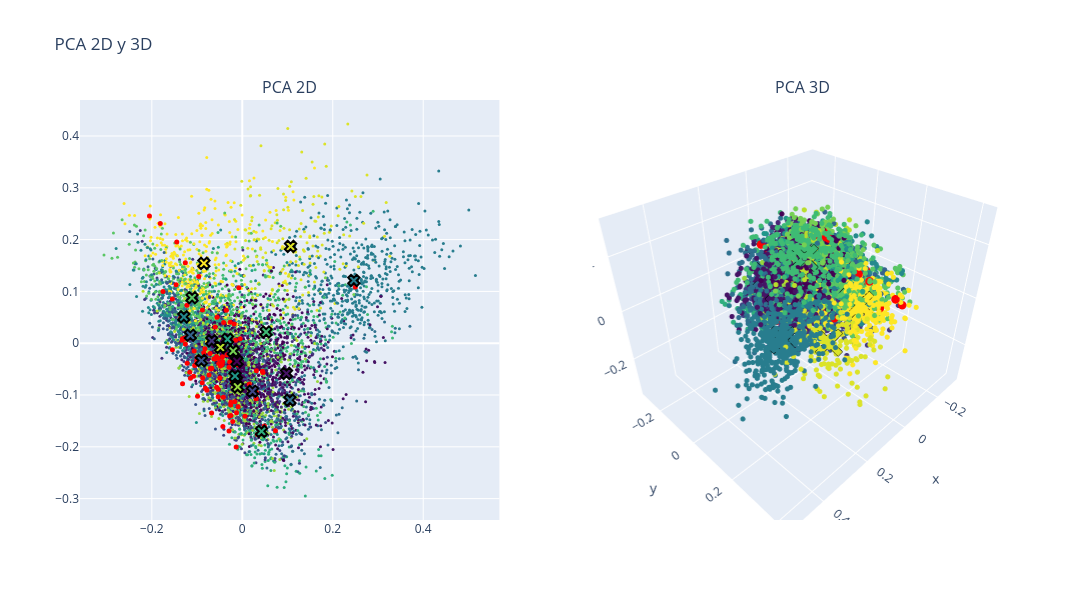

Notebook cell for this chart:
### Code cell
# PCA

# Calcular los centroides de cada cluster
centroides_2d = df.groupby(clustering_method)[['pca2d_1', 'pca2d_2']].mean()
centroides_3d = df.groupby(clustering_method)[['pca3d_1', 'pca3d_2', 'pca3d_3']].mean()

fig = make_subplots(rows=1, cols=2, subplot_titles=("PCA 2D", "PCA 3D"), 
                    specs=[[{"type": "scatter"}, {"type": "scatter3d"}]])

# Puntos normales en 2D
fig.add_trace(
    go.Scatter(x=df['pca2d_1'], y=df['pca2d_2'], mode='markers',
               marker=dict(color=df[clustering_method], colorscale='Viridis', size=3),
               text=["Cluster: " + str(c) + "<br>Titulo: " + t for c, t in zip(df[clustering_method], data['title'])],  
               hovertemplate="%{text}<br>x: %{x}<br>y: %{y}<extra></extra>"),
    row=1, col=1)

# Puntos resaltados en 2D
fig.add_trace(
    go.Scatter(x=df.loc[indices_knn[0], 'pca2d_1'], 
               y=df.loc[indices_knn[0], 'pca2d_2'], 
               mode='markers',
               marker=dict(color='red', size=5, opacity=1), 
               text=["Cluster: " + str(c) + "<br>Titulo: " + t for c, t in zip(df.loc[indices_knn[0], clustering_method], data.loc[indices_knn[0], 'title'])],  
               hovertemplate="%{text}<br>x: %{x}<br>y: %{y}<extra></extra>"),
    row=1, col=1)

# Centroides en 2D
fig.add_trace(
    go.Scatter(x=centroides_2d['pca2d_1'], 
               y=centroides_2d['pca2d_2'], 
               mode='markers',
               marker=dict(symbol='x', color=centroides_2d.index, colorscale='Viridis', size=10, line=dict(color='black', width=2)),
               text=["Centroide: " + str(c) for c in centroides_2d.index],
               hovertemplate="%{text}<br>x: %{x}<br>y: %{y}<extra></extra>"),
    row=1, col=1)

# Puntos normales en 3D
fig.add_trace(
    go.Scatter3d(x=df['pca3d_1'], y=df['pca3d_2'], z=df['pca3d_3'], mode='markers',
                 marker=dict(color=df[clustering_method], colorscale='Viridis', size=3, opacity=1),
                 text=["Cluster: " + str(c) + "<br>Titulo: " + t for c, t in zip(df[clustering_method], data['title'])],  
                 hovertemplate="%{text}<br>x: %{x}<br>y: %{y}<br>z: %{z}<extra></extra>"),
    row=1, col=2)

# Puntos resaltados en 3D
fig.add_trace(
    go.Scatter3d(x=df.loc[indices_knn[0], 'pca3d_1'], 
                 y=df.loc[indices_knn[0], 'pca3d_2'], 
                 z=df.loc[indices_knn[0], 'pca3d_3'], 
                 mode='markers',
                 marker=dict(color='red', size=5, opacity=1), 
                 text=["Cluster: " + str(c) + "<br>Titulo: " + t for c, t in zip(df.loc[indices_knn[0], clustering_method], data.loc[indices_knn[0], 'title'])],  
                 hovertemplate="%{text}<br>x: %{x}<br>y: %{y}<br>z: %{z}<extra></extra>"),
    row=1, col=2)

# Centroides en 3D
fig.add_trace(
    go.Scatter3d(x=centroides_3d['pca3d_1'], 
                 y=centroides_3d['pca3d_2'], 
                 z=centroides_3d['pca3d_3'], 
                 mode='markers',
                 marker=dict(symbol='x', color=centroides_3d.index, colorscale='Viridis', size=10, line=dict(color='black', width=2)),
                 text=["Centroide: " + str(c) for c in centroides_3d.index],
                 hovertemplate="%{text}<br>x: %{x}<br>y: %{y}<br>z: %{z}<extra></extra>"),
    row=1, col=2)

fig.update_layout(height=600, width=1200, title_text="PCA 2D y 3D", showlegend=False)
fig.show()

### Figure 1 — Plotly figure (JSON) as saved in the notebook; plotly's stock layout.template omitted (floating-point values rounded to 4 significant figures; data arrays with more than 128 entries replaced by an {"elided": "..."} marker saying what was removed)
{"data": [{"hovertemplate": "%{text}<br>x: %{x}<br>y: %{y}<extra></extra>", "marker": {"color": {"elided": "6682 int values"}, "colorscale": [[0, "#440154"], [0.1111, "#482878"], [0.2222, "#3e4989"], [0.3333, "#31688e"], [0.4444, "#26828e"], [0.5556, "#1f9e89"], [0.6667, "#35b779"], [0.7778, "#6ece58"], [0.8889, "#b5de2b"], [1, "#fde725"]], "size": 3}, "mode": "markers", "text": {"elided": "6682 str values"}, "type": "scatter", "x": {"elided": "6682 float values"}, "xaxis": "x", "y": {"elided": "6682 float values"}, "yaxis": "y"}, {"hovertemplate": "%{text}<br>x: %{x}<br>y: %{y}<extra></extra>", "marker": {"color": "red", "opacity": 1, "size": 5}, "mode": "markers", "text": ["Cluster: 6<br>Titulo: control strategy of the modular multilevel matrix converter", "Cluster: 6<br>Titulo: control of the cascaded h bridge multilevel matrix converter", "Cluster: 0<br>Titulo: operation of modular multilevel matrix converters with failed branches", "Cluster: 9<br>Titulo: a novel modulation with voltage balancing control for a modular matrix converter", "Cluster: 0<br>Titulo: stability analysis for cps pwm based modular multilevel converters with reduced voltage sensor", "Cluster: 16<br>Titulo: generalized control approach for a class of modular multilevel converter topologies", "Cluster: 19<br>Titulo: y matrix modulation for sc mmc medium voltage grid tie converter", "Cluster: 7<br>Titulo: m c based bipolar dc transmission scheme for offshore wind power", "Cluster: 9<br>Titulo: bipartite graph masking modulation for modular multilevel matrix converter", "Cluster: 4<br>Titulo: virtual capacitor concept for partitioning of large converter systems for rt hil simulations", "Cluster: 6<br>Titulo: zero sequence voltage suppression control with capacitor voltage balancing for a modular multilevel matrix converter", "Cluster: 0<br>Titulo: control strategy for modular multilevel matrix converters at high output frequencies", "Cluster: 7<br>Titulo: a modular matrix converter for transformer less pmsg wind generation systems", "Cluster: 15<br>Titulo: a matrix autotransformer switched capacitor converter for data center application", "Cluster: 16<br>Titulo: direct arm energy control of the modular multilevel matrix converter", "Cluster: 0<br>Titulo: high power multi modular matrix converters with sinusoidal input output waveforms", "Cluster: 6<br>Titulo: novel converter topology with reduced cost  size and weight for high power medium voltage machine drives   x  modular multilevel series converter", "Cluster: 17<br>Titulo: a novel space vector control with capacitor voltage balancing for a multilevel modular matrix converter", "Cluster: 14<br>Titulo: parameter estimation of sub module capacitors of modular multi level converter based on adaptive observer", "Cluster: 4<br>Titulo: an improved phasor method for modelling and analysis of modular multilevel matrix converter", "Cluster: 16<br>Titulo: control approach for a class of modular multilevel converter topologies", "Cluster: 7<br>Titulo: control of modular multilevel cascade converters for offshore wind energy generation and transmission", "Cluster: 0<br>Titulo: a fpga based space vector modulation applied to a multi modular matrix converter with input current imposition", "Cluster: 7<br>Titulo: wind energy conversion control for a double fed induction generator with modular multi level matrix converter", "Cluster: 0<br>Titulo: inherent sm voltage balance for multilevel circulant modulation in modular multilevel dc dc converters", "Cluster: 4<br>Titulo: accelerated model of modular multilevel converters in pscad emtdc", "Cluster: 4<br>Titulo: accelerated model of modular multilevel converters in pscad emtdc", "Cluster: 0<br>Titulo: a three phase     level matrix inverter based on modular multilevel converter half bridge modules", "Cluster: 15<br>Titulo: the comparison of different variants of new traction drives with medium frequency transformer", "Cluster: 6<br>Titulo: a hybrid modular multilevel dc ac converter", "Cluster: 12<br>Titulo: d q frame impedance modeling of modular multilevel converter based on dynamic phasors", "Cluster: 19<br>Titulo: unified high speed emt equivalent and implementation method of mmcs with single port submodules", "Cluster: 4<br>Titulo: study on equivalence of mmc modeling under multi dq frames and harmonic state space", "Cluster: 14<br>Titulo: a mathematical analysis of y matrix modulation  the natural self voltage balancing capability of modular multilevel converter under arbitrary level number", "Cluster: 0<br>Titulo: current control and branch energy balancing of the modular multilevel matrix converter", "Cluster: 16<br>Titulo: control of modular multilevel matrix converters based on capacitor voltage estimation", "Cluster: 4<br>Titulo: detailed equivalent modeling and simulation of modular multilevel converters with partially integrated battery energy storage", "Cluster: 16<br>Titulo: control of a three phase to five phase modular multilevel matrix converter based on a generalized control concept", "Cluster: 14<br>Titulo: staircase matrix modulation for the switched capacitor modular multilevel converter with sensor less voltage balancing", "Cluster: 0<br>Titulo: novel operation mode of the modular multilevel matrix converter based on a dimensioning algorithm", "Cluster: 15<br>Titulo: modulation and control of a single stage hvdc ac solid state transformer using modular multilevel converter", "Cluster: 5<br>Titulo: a robust frequency control technique for wind power conversion with two level structure predictive method", "Cluster: 0<br>Titulo: optimised operating range of modular multilevel converters for ac ac conversion with failed modules", "Cluster: 0<br>Titulo: fixed admittance matrix technique for real time power electronics simulation on matlab simulink", "Cluster: 12<br>Titulo: modeling and harmonic stability of mmc hvdc with passive circulating current filters", "Cluster: 13<br>Titulo: a new  x matrix autotransformer switched capacitor dc dc converter for datacenter application", "Cluster: 19<br>Titulo: optimal circulant modulation for submodule voltage ripple minimization with inherent balancing capability in modular multilevel dc dc converters", "Cluster: 16<br>Titulo: distributed real time model of the m c for hil systems using small scale simulators", "Cluster: 14<br>Titulo: staircase matrix modulation for the switched capacitor modular multilevel converter with sensor less capacitor voltage balancing", "Cluster: 17<br>Titulo: closed loop vector control of the modular multilevel matrix converter for equal input output operating frequencies", "Cluster: 8<br>Titulo: a pole to pole short circuit fault current calculation method for dc grids", "Cluster: 6<br>Titulo: comparison of cascaded multilevel converter topologies for ac ac conversion", "Cluster: 16<br>Titulo: frequency support control of a modular multilevel matrix converter based wind energy conversion system", "Cluster: 0<br>Titulo: the harmonic analysis and the arm capacitor parameters selection of module multilevel matrix converter", "Cluster: 3<br>Titulo: control scheme of the modular multilevel matrix converter using space vector modulation for wide frequency range operation", "Cluster: 0<br>Titulo: performance analysis of energy balancing methods for matrix modular multilevel converters", "Cluster: 4<br>Titulo: modeling and circulating current control of mmc", "Cluster: 14<br>Titulo: dual circulant modulation for inherent submodule voltage balancing in mmdc", "Cluster: 0<br>Titulo: modular multilevel matrix converter for offshore low frequency ac transmission system", "Cluster: 13<br>Titulo: a methodology for developing  chainlink  converters", "Cluster: 5<br>Titulo: model predictive control of modular multilevel matrix converter", "Cluster: 19<br>Titulo: high speed emt modeling of mmcs with arbitrary multiport submodule structures using generalized norton equivalents", "Cluster: 0<br>Titulo: real time hil simulation of modular multilevel matrix converter using switching function model", "Cluster: 12<br>Titulo: resonance stability analysis of hangzhou flexible low frequency ac system", "Cluster: 0<br>Titulo: harmonic circulating analysis of modular multilevel matrix converter based on two dimensional phasor method", "Cluster: 5<br>Titulo: enhanced circulating current control for the modular multilevel matrix converter based on model predictive control", "Cluster: 0<br>Titulo: flexible operation of variable speed direct mmc in hydropower applications", "Cluster: 6<br>Titulo: fully decoupled current control and energy balancing of the modular multilevel matrix converter", "Cluster: 16<br>Titulo: a novel cascaded vector control scheme for the modular multilevel matrix converter", "Cluster: 0<br>Titulo: a novel harmonic state space modelling method on the modular multilevel matrix converter and coupling analysis", "Cluster: 19<br>Titulo: switched capacitor mmc submodule voltage balancing with reduced number of voltage sensors", "Cluster: 3<br>Titulo: analysis and control of the modular multilevel matrix converter under unbalanced grid conditions", "Cluster: 6<br>Titulo: closed loop decoupled control and implementation of the modular multilevel matrix converter in similar equal frequency operation", "Cluster: 17<br>Titulo: a decoupled nearest level control for a modular multilevel cascade converter based on triple star bridge cells  mmcc tsbc ", "Cluster: 0<br>Titulo: a single phase direct ac ac modular multilevel converter for railway power conditioning", "Cluster: 16<br>Titulo: nonlinear mpc based cluster energy control of modular multilevel matrix converters", "Cluster: 0<br>Titulo: selection methods of main circuit parameters for modular multilevel matrix converters", "Cluster: 6<br>Titulo: energy balancing of the modular multilevel matrix converter based on a new transformed arm power analysis", "Cluster: 6<br>Titulo: vector control of a modular multilevel matrix converter for variable speed drive applications", "Cluster: 14<br>Titulo: on the dynamics of inherent balancing of modular multilevel dc ac dc converters", "Cluster: 12<br>Titulo: ac  and dc side perturbation analysis of modular multilevel converter based on frequency components balance", "Cluster: 16<br>Titulo: direct power control of modular multilevel matrix converter for flexible ac transmission system applications", "Cluster: 16<br>Titulo: vector control of a modular multilevel matrix converter operating over the full output frequency range", "Cluster: 19<br>Titulo: coprime polynomial based dual circulant modulation for inherent submodule voltage balancing in mmdc", "Cluster: 12<br>Titulo: impedance based stability analysis of voltage controlled mmcs feeding linear ac systems", "Cluster: 4<br>Titulo: electrothermal transient behavioral modeling of thyristor based ultrafast mechatronic circuit breaker for real time dc grid emulation", "Cluster: 4<br>Titulo: electro thermal transient behavioral modeling of thyristor based ultrafast mechatronic circuit breaker for real time dc grid emulation", "Cluster: 0<br>Titulo: a comparative evaluation of power converter circuits to increase the power transfer capability of high voltage transmission lines", "Cluster: 0<br>Titulo: novel distributed control platform and algorithm for a modular multilevel matrix converter", "Cluster: 14<br>Titulo: the application of m c based on optimized sorting in fractional frequency transmission system", "Cluster: 0<br>Titulo: review of high power converters", "Cluster: 0<br>Titulo: doubly fed induction generator in a flywheel energy storage with stator harmonic compensation", "Cluster: 17<br>Titulo: improved algorithm for nlc strategy in modular multilevel matrix converter", "Cluster: 0<br>Titulo: hex y   a new modular multilevel converter topology for a direct ac ac power conversion", "Cluster: 6<br>Titulo: operating performance of the modular multilevel matrix converter in drive applications", "Cluster: 4<br>Titulo: component level thermo electromagnetic nonlinear transient finite element modeling of solid state transformer for dc grid studies", "Cluster: 6<br>Titulo: a modular multilevel matrix converter for high speed drive applications", "Cluster: 19<br>Titulo: modular multilevel converter with minimum arm inductance and automatic sub module voltage balance   y matrix modulation and its theoretical proof of the automatic voltage balance", "Cluster: 7<br>Titulo: adaptive virtual inertia control strategy based on multilevel matrix modular converter", "Cluster: 16<br>Titulo: research on modeling and control strategy of modular multilevel matrix converter supplying passive networks"], "type": "scatter", "x": [-0.1322, -0.1259, -0.06096, -0.1247, -0.0437, -0.07814, -0.1463, -0.01484, -0.08265, -0.02557, -0.09961, -0.08127, -0.01646, -0.04115, -0.05337, -0.06999, -0.1002, -0.1329, -0.007711, -0.006437, -0.07354, 0.07332, -0.04458, 0.03951, -0.08802, 0.02971, 0.03025, -0.01147, -0.04944, -0.03352, -0.01354, -0.01785, -0.01271, -0.1224, -0.05201, -0.0989, -0.01647, -0.05362, -0.1754, -0.05315, -0.08525, -0.04289, -0.009267, -0.04822, -0.02934, -0.02663, -0.1813, -0.02498, -0.1546, -0.1321, 0.25, -0.1009, 0.005925, -0.05693, -0.1267, -0.05671, -0.04363, -0.09637, -0.06253, -0.004615, -0.1064, -0.03507, -0.02788, 0.03336, -0.007814, -0.09964, -0.02507, -0.1162, -0.1219, -0.02793, -0.2053, -0.02213, -0.1145, -0.08752, -0.02943, -0.1076, -0.05584, -0.1053, -0.08846, -0.06, 0.01527, -0.04196, -0.06778, -0.1259, -0.009021, 0.04579, 0.04468, 0.03122, -0.06738, -0.1362, -0.07129, -0.02116, -0.1544, -0.01146, -0.1116, 0.03086, -0.07028, -0.1448, 0.04065, 0.04888], "xaxis": "x", "y": [0.008424, -0.001586, -0.0303, 0.01042, -0.02629, -0.09093, 0.1126, 0.005768, -0.01089, -0.1194, -0.02884, -0.08683, -0.08877, 0.03979, -0.1034, -0.04957, -0.03362, 0.00575, 0.1072, -0.08141, -0.06124, -0.1689, -0.04119, -0.1689, 0.06413, -0.09381, -0.09413, -0.0764, -0.0671, -0.02247, -0.2003, 0.03689, -0.1344, 0.07345, -0.03902, -0.1022, -0.1128, -0.08883, 0.09976, -0.02951, -0.01866, -0.161, -0.04203, -0.04418, -0.1693, 0.04069, 0.2313, -0.1396, 0.08516, -0.07826, 0.1083, -0.03887, -0.141, -0.02546, 0.008954, -0.08483, -0.03536, 0.1289, -0.02979, 0.0086, -0.01499, 0.06345, -0.0361, -0.1764, -0.08693, -0.02746, -0.1139, -0.05608, -0.03882, -0.1405, 0.2458, -0.07319, -0.06769, -0.06708, -0.04641, -0.06356, 0.05029, -0.04283, -0.07621, 0.03147, -0.07899, -0.1044, -0.1347, 0.1553, -0.1228, -0.05658, -0.05418, -0.05338, -0.04832, 0.04856, -0.01992, -0.1513, -0.01287, -0.07768, 0.01699, -0.1073, -0.04831, 0.1956, -0.1713, -0.1598], "yaxis": "y"}, {"hovertemplate": "%{text}<br>x: %{x}<br>y: %{y}<extra></extra>", "marker": {"color": [0, 1, 2, 3, 4, 5, 6, 7, 8, 9, 10, 11, 12, 13, 14, 15, 16, 17, 18, 19], "colorscale": [[0, "#440154"], [0.1111, "#482878"], [0.2222, "#3e4989"], [0.3333, "#31688e"], [0.4444, "#26828e"], [0.5556, "#1f9e89"], [0.6667, "#35b779"], [0.7778, "#6ece58"], [0.8889, "#b5de2b"], [1, "#fde725"]], "line": {"color": "black", "width": 2}, "size": 10, "symbol": "x"}, "mode": "markers", "text": ["Centroide: 0", "Centroide: 1", "Centroide: 2", "Centroide: 3", "Centroide: 4", "Centroide: 5", "Centroide: 6", "Centroide: 7", "Centroide: 8", "Centroide: 9", "Centroide: 10", "Centroide: 11", "Centroide: 12", "Centroide: 13", "Centroide: 14", "Centroide: 15", "Centroide: 16", "Centroide: 17", "Centroide: 18", "Centroide: 19"], "type": "scatter", "x": [-0.01171, 0.09763, -0.01255, -0.06754, 0.02259, -0.09046, -0.1148, 0.1053, 0.2467, -0.1292, -0.01598, -0.0326, 0.04261, 0.05263, -0.111, -0.02007, -0.01028, -0.0484, 0.1068, -0.08493], "xaxis": "x", "y": [-0.03497, -0.05834, -0.07223, 0.004584, -0.09267, -0.03354, 0.01532, -0.11, 0.1211, 0.05078, -0.06348, 0.007584, -0.1702, 0.02166, 0.08778, -0.01522, -0.08435, -0.008128, 0.1868, 0.1541], "yaxis": "y"}, {"hovertemplate": "%{text}<br>x: %{x}<br>y: %{y}<br>z: %{z}<extra></extra>", "marker": {"color": {"elided": "6682 int values"}, "colorscale": [[0, "#440154"], [0.1111, "#482878"], [0.2222, "#3e4989"], [0.3333, "#31688e"], [0.4444, "#26828e"], [0.5556, "#1f9e89"], [0.6667, "#35b779"], [0.7778, "#6ece58"], [0.8889, "#b5de2b"], [1, "#fde725"]], "opacity": 1, "size": 3}, "mode": "markers", "scene": "scene", "text": {"elided": "6682 str values"}, "type": "scatter3d", "x": {"elided": "6682 float values"}, "y": {"elided": "6682 float values"}, "z": {"elided": "6682 float values"}}, {"hovertemplate": "%{text}<br>x: %{x}<br>y: %{y}<br>z: %{z}<extra></extra>", "marker": {"color": "red", "opacity": 1, "size": 5}, "mode": "markers", "scene": "scene", "text": ["Cluster: 6<br>Titulo: control strategy of the modular multilevel matrix converter", "Cluster: 6<br>Titulo: control of the cascaded h bridge multilevel matrix converter", "Cluster: 0<br>Titulo: operation of modular multilevel matrix converters with failed branches", "Cluster: 9<br>Titulo: a novel modulation with voltage balancing control for a modular matrix converter", "Cluster: 0<br>Titulo: stability analysis for cps pwm based modular multilevel converters with reduced voltage sensor", "Cluster: 16<br>Titulo: generalized control approach for a class of modular multilevel converter topologies", "Cluster: 19<br>Titulo: y matrix modulation for sc mmc medium voltage grid tie converter", "Cluster: 7<br>Titulo: m c based bipolar dc transmission scheme for offshore wind power", "Cluster: 9<br>Titulo: bipartite graph masking modulation for modular multilevel matrix converter", "Cluster: 4<br>Titulo: virtual capacitor concept for partitioning of large converter systems for rt hil simulations", "Cluster: 6<br>Titulo: zero sequence voltage suppression control with capacitor voltage balancing for a modular multilevel matrix converter", "Cluster: 0<br>Titulo: control strategy for modular multilevel matrix converters at high output frequencies", "Cluster: 7<br>Titulo: a modular matrix converter for transformer less pmsg wind generation systems", "Cluster: 15<br>Titulo: a matrix autotransformer switched capacitor converter for data center application", "Cluster: 16<br>Titulo: direct arm energy control of the modular multilevel matrix converter", "Cluster: 0<br>Titulo: high power multi modular matrix converters with sinusoidal input output waveforms", "Cluster: 6<br>Titulo: novel converter topology with reduced cost  size and weight for high power medium voltage machine drives   x  modular multilevel series converter", "Cluster: 17<br>Titulo: a novel space vector control with capacitor voltage balancing for a multilevel modular matrix converter", "Cluster: 14<br>Titulo: parameter estimation of sub module capacitors of modular multi level converter based on adaptive observer", "Cluster: 4<br>Titulo: an improved phasor method for modelling and analysis of modular multilevel matrix converter", "Cluster: 16<br>Titulo: control approach for a class of modular multilevel converter topologies", "Cluster: 7<br>Titulo: control of modular multilevel cascade converters for offshore wind energy generation and transmission", "Cluster: 0<br>Titulo: a fpga based space vector modulation applied to a multi modular matrix converter with input current imposition", "Cluster: 7<br>Titulo: wind energy conversion control for a double fed induction generator with modular multi level matrix converter", "Cluster: 0<br>Titulo: inherent sm voltage balance for multilevel circulant modulation in modular multilevel dc dc converters", "Cluster: 4<br>Titulo: accelerated model of modular multilevel converters in pscad emtdc", "Cluster: 4<br>Titulo: accelerated model of modular multilevel converters in pscad emtdc", "Cluster: 0<br>Titulo: a three phase     level matrix inverter based on modular multilevel converter half bridge modules", "Cluster: 15<br>Titulo: the comparison of different variants of new traction drives with medium frequency transformer", "Cluster: 6<br>Titulo: a hybrid modular multilevel dc ac converter", "Cluster: 12<br>Titulo: d q frame impedance modeling of modular multilevel converter based on dynamic phasors", "Cluster: 19<br>Titulo: unified high speed emt equivalent and implementation method of mmcs with single port submodules", "Cluster: 4<br>Titulo: study on equivalence of mmc modeling under multi dq frames and harmonic state space", "Cluster: 14<br>Titulo: a mathematical analysis of y matrix modulation  the natural self voltage balancing capability of modular multilevel converter under arbitrary level number", "Cluster: 0<br>Titulo: current control and branch energy balancing of the modular multilevel matrix converter", "Cluster: 16<br>Titulo: control of modular multilevel matrix converters based on capacitor voltage estimation", "Cluster: 4<br>Titulo: detailed equivalent modeling and simulation of modular multilevel converters with partially integrated battery energy storage", "Cluster: 16<br>Titulo: control of a three phase to five phase modular multilevel matrix converter based on a generalized control concept", "Cluster: 14<br>Titulo: staircase matrix modulation for the switched capacitor modular multilevel converter with sensor less voltage balancing", "Cluster: 0<br>Titulo: novel operation mode of the modular multilevel matrix converter based on a dimensioning algorithm", "Cluster: 15<br>Titulo: modulation and control of a single stage hvdc ac solid state transformer using modular multilevel converter", "Cluster: 5<br>Titulo: a robust frequency control technique for wind power conversion with two level structure predictive method", "Cluster: 0<br>Titulo: optimised operating range of modular multilevel converters for ac ac conversion with failed modules", "Cluster: 0<br>Titulo: fixed admittance matrix technique for real time power electronics simulation on matlab simulink", "Cluster: 12<br>Titulo: modeling and harmonic stability of mmc hvdc with passive circulating current filters", "Cluster: 13<br>Titulo: a new  x matrix autotransformer switched capacitor dc dc converter for datacenter application", "Cluster: 19<br>Titulo: optimal circulant modulation for submodule voltage ripple minimization with inherent balancing capability in modular multilevel dc dc converters", "Cluster: 16<br>Titulo: distributed real time model of the m c for hil systems using small scale simulators", "Cluster: 14<br>Titulo: staircase matrix modulation for the switched capacitor modular multilevel converter with sensor less capacitor voltage balancing", "Cluster: 17<br>Titulo: closed loop vector control of the modular multilevel matrix converter for equal input output operating frequencies", "Cluster: 8<br>Titulo: a pole to pole short circuit fault current calculation method for dc grids", "Cluster: 6<br>Titulo: comparison of cascaded multilevel converter topologies for ac ac conversion", "Cluster: 16<br>Titulo: frequency support control of a modular multilevel matrix converter based wind energy conversion system", "Cluster: 0<br>Titulo: the harmonic analysis and the arm capacitor parameters selection of module multilevel matrix converter", "Cluster: 3<br>Titulo: control scheme of the modular multilevel matrix converter using space vector modulation for wide frequency range operation", "Cluster: 0<br>Titulo: performance analysis of energy balancing methods for matrix modular multilevel converters", "Cluster: 4<br>Titulo: modeling and circulating current control of mmc", "Cluster: 14<br>Titulo: dual circulant modulation for inherent submodule voltage balancing in mmdc", "Cluster: 0<br>Titulo: modular multilevel matrix converter for offshore low frequency ac transmission system", "Cluster: 13<br>Titulo: a methodology for developing  chainlink  converters", "Cluster: 5<br>Titulo: model predictive control of modular multilevel matrix converter", "Cluster: 19<br>Titulo: high speed emt modeling of mmcs with arbitrary multiport submodule structures using generalized norton equivalents", "Cluster: 0<br>Titulo: real time hil simulation of modular multilevel matrix converter using switching function model", "Cluster: 12<br>Titulo: resonance stability analysis of hangzhou flexible low frequency ac system", "Cluster: 0<br>Titulo: harmonic circulating analysis of modular multilevel matrix converter based on two dimensional phasor method", "Cluster: 5<br>Titulo: enhanced circulating current control for the modular multilevel matrix converter based on model predictive control", "Cluster: 0<br>Titulo: flexible operation of variable speed direct mmc in hydropower applications", "Cluster: 6<br>Titulo: fully decoupled current control and energy balancing of the modular multilevel matrix converter", "Cluster: 16<br>Titulo: a novel cascaded vector control scheme for the modular multilevel matrix converter", "Cluster: 0<br>Titulo: a novel harmonic state space modelling method on the modular multilevel matrix converter and coupling analysis", "Cluster: 19<br>Titulo: switched capacitor mmc submodule voltage balancing with reduced number of voltage sensors", "Cluster: 3<br>Titulo: analysis and control of the modular multilevel matrix converter under unbalanced grid conditions", "Cluster: 6<br>Titulo: closed loop decoupled control and implementation of the modular multilevel matrix converter in similar equal frequency operation", "Cluster: 17<br>Titulo: a decoupled nearest level control for a modular multilevel cascade converter based on triple star bridge cells  mmcc tsbc ", "Cluster: 0<br>Titulo: a single phase direct ac ac modular multilevel converter for railway power conditioning", "Cluster: 16<br>Titulo: nonlinear mpc based cluster energy control of modular multilevel matrix converters", "Cluster: 0<br>Titulo: selection methods of main circuit parameters for modular multilevel matrix converters", "Cluster: 6<br>Titulo: energy balancing of the modular multilevel matrix converter based on a new transformed arm power analysis", "Cluster: 6<br>Titulo: vector control of a modular multilevel matrix converter for variable speed drive applications", "Cluster: 14<br>Titulo: on the dynamics of inherent balancing of modular multilevel dc ac dc converters", "Cluster: 12<br>Titulo: ac  and dc side perturbation analysis of modular multilevel converter based on frequency components balance", "Cluster: 16<br>Titulo: direct power control of modular multilevel matrix converter for flexible ac transmission system applications", "Cluster: 16<br>Titulo: vector control of a modular multilevel matrix converter operating over the full output frequency range", "Cluster: 19<br>Titulo: coprime polynomial based dual circulant modulation for inherent submodule voltage balancing in mmdc", "Cluster: 12<br>Titulo: impedance based stability analysis of voltage controlled mmcs feeding linear ac systems", "Cluster: 4<br>Titulo: electrothermal transient behavioral modeling of thyristor based ultrafast mechatronic circuit breaker for real time dc grid emulation", "Cluster: 4<br>Titulo: electro thermal transient behavioral modeling of thyristor based ultrafast mechatronic circuit breaker for real time dc grid emulation", "Cluster: 0<br>Titulo: a comparative evaluation of power converter circuits to increase the power transfer capability of high voltage transmission lines", "Cluster: 0<br>Titulo: novel distributed control platform and algorithm for a modular multilevel matrix converter", "Cluster: 14<br>Titulo: the application of m c based on optimized sorting in fractional frequency transmission system", "Cluster: 0<br>Titulo: review of high power converters", "Cluster: 0<br>Titulo: doubly fed induction generator in a flywheel energy storage with stator harmonic compensation", "Cluster: 17<br>Titulo: improved algorithm for nlc strategy in modular multilevel matrix converter", "Cluster: 0<br>Titulo: hex y   a new modular multilevel converter topology for a direct ac ac power conversion", "Cluster: 6<br>Titulo: operating performance of the modular multilevel matrix converter in drive applications", "Cluster: 4<br>Titulo: component level thermo electromagnetic nonlinear transient finite element modeling of solid state transformer for dc grid studies", "Cluster: 6<br>Titulo: a modular multilevel matrix converter for high speed drive applications", "Cluster: 19<br>Titulo: modular multilevel converter with minimum arm inductance and automatic sub module voltage balance   y matrix modulation and its theoretical proof of the automatic voltage balance", "Cluster: 7<br>Titulo: adaptive virtual inertia control strategy based on multilevel matrix modular converter", "Cluster: 16<br>Titulo: research on modeling and control strategy of modular multilevel matrix converter supplying passive networks"], "type": "scatter3d", "x": [-0.1322, -0.1259, -0.06096, -0.1247, -0.0437, -0.07816, -0.1464, -0.01484, -0.08266, -0.02558, -0.09964, -0.08128, -0.01645, -0.04114, -0.05339, -0.07, -0.1002, -0.133, -0.007728, -0.006439, -0.07356, 0.07334, -0.04458, 0.03953, -0.08802, 0.02971, 0.03025, -0.01147, -0.04945, -0.03353, -0.01355, -0.01785, -0.01271, -0.1224, -0.05202, -0.09892, -0.01646, -0.05364, -0.1754, -0.05314, -0.08526, -0.04288, -0.009283, -0.04822, -0.02934, -0.02662, -0.1813, -0.025, -0.1546, -0.1321, 0.25, -0.1009, 0.005912, -0.05693, -0.1267, -0.05672, -0.04363, -0.09638, -0.06254, -0.004619, -0.1064, -0.03507, -0.02789, 0.03334, -0.007823, -0.09962, -0.02508, -0.1162, -0.1219, -0.02792, -0.2053, -0.02212, -0.1146, -0.08753, -0.02945, -0.1076, -0.05585, -0.1054, -0.08849, -0.06001, 0.01525, -0.04198, -0.06782, -0.1259, -0.009041, 0.04579, 0.04468, 0.03121, -0.0674, -0.1362, -0.0713, -0.02117, -0.1545, -0.01148, -0.1116, 0.03087, -0.07029, -0.1448, 0.04067, 0.04887], "y": [0.008374, -0.001645, -0.03025, 0.01036, -0.02632, -0.09084, 0.1127, 0.005784, -0.01093, -0.1194, -0.02882, -0.08687, -0.08871, 0.0398, -0.1033, -0.04954, -0.03355, 0.005745, 0.1071, -0.08152, -0.06115, -0.1687, -0.0412, -0.1689, 0.06407, -0.09376, -0.09408, -0.07638, -0.06715, -0.0225, -0.2004, 0.03688, -0.1344, 0.07351, -0.03898, -0.1022, -0.1128, -0.08884, 0.09981, -0.02945, -0.01866, -0.161, -0.04198, -0.04411, -0.1693, 0.0407, 0.2312, -0.1396, 0.0852, -0.07833, 0.1083, -0.03882, -0.141, -0.02552, 0.008985, -0.08473, -0.03527, 0.1289, -0.02979, 0.008611, -0.01503, 0.06349, -0.03608, -0.1765, -0.08704, -0.02749, -0.1139, -0.05602, -0.03876, -0.1406, 0.2458, -0.07322, -0.06773, -0.06709, -0.04644, -0.06358, 0.05025, -0.04274, -0.07627, 0.03147, -0.07911, -0.1045, -0.1348, 0.1553, -0.1228, -0.05655, -0.05416, -0.0533, -0.0483, 0.04844, -0.01982, -0.1513, -0.01288, -0.07766, 0.01705, -0.1074, -0.04831, 0.1956, -0.1713, -0.1598], "z": [0.1123, 0.1138, 0.06175, 0.03183, -0.05724, 0.002359, -0.01323, 0.005696, 0.02858, -0.06607, -0.008758, 0.03911, 0.1578, 0.1793, -0.001357, 0.157, 0.1684, 0.02684, -0.09038, -0.07688, -0.005239, 0.1222, 0.00382, 0.07156, 0.01847, -0.1346, -0.1346, 0.1772, 0.1189, 0.1691, -0.2652, -0.09258, -0.1476, 0.00917, -0.02077, -0.1324, -0.04133, 0.01801, 0.02802, -0.047, 0.1646, -0.06875, 0.1239, -0.001516, -0.145, 0.1897, -0.03529, -0.04054, 0.04882, 0.09735, -0.04295, 0.08731, 0.01197, -0.0564, -0.05356, 0.05603, -0.05839, 0.05849, 0.005009, 0.1488, -0.008915, -0.05127, -0.0005151, -0.06252, -0.04286, -0.2076, 0.02524, 0.02257, -0.02596, -0.09622, -0.06442, -0.1192, 0.003684, 0.1273, 0.0579, -0.07992, -0.05093, 0.04393, 0.01973, 0.005721, -0.03476, 0.05439, 0.001341, 0.0285, -0.07664, -0.001252, 0.004565, 0.03497, 0.07367, -0.08187, 0.1565, 0.01968, 0.03678, 0.06515, 0.08808, -0.07545, 0.1536, -0.07275, 0.03577, -0.03512]}, {"hovertemplate": "%{text}<br>x: %{x}<br>y: %{y}<br>z: %{z}<extra></extra>", "marker": {"color": [0, 1, 2, 3, 4, 5, 6, 7, 8, 9, 10, 11, 12, 13, 14, 15, 16, 17, 18, 19], "colorscale": [[0, "#440154"], [0.1111, "#482878"], [0.2222, "#3e4989"], [0.3333, "#31688e"], [0.4444, "#26828e"], [0.5556, "#1f9e89"], [0.6667, "#35b779"], [0.7778, "#6ece58"], [0.8889, "#b5de2b"], [1, "#fde725"]], "line": {"color": "black", "width": 2}, "size": 10, "symbol": "x"}, "mode": "markers", "scene": "scene", "text": ["Centroide: 0", "Centroide: 1", "Centroide: 2", "Centroide: 3", "Centroide: 4", "Centroide: 5", "Centroide: 6", "Centroide: 7", "Centroide: 8", "Centroide: 9", "Centroide: 10", "Centroide: 11", "Centroide: 12", "Centroide: 13", "Centroide: 14", "Centroide: 15", "Centroide: 16", "Centroide: 17", "Centroide: 18", "Centroide: 19"], "type": "scatter3d", "x": [-0.01171, 0.09763, -0.01254, -0.06752, 0.02259, -0.09044, -0.1148, 0.1054, 0.2467, -0.1292, -0.01597, -0.03259, 0.0426, 0.05264, -0.111, -0.02006, -0.01029, -0.04841, 0.1068, -0.08493], "y": [-0.03496, -0.05829, -0.07222, 0.004628, -0.09266, -0.03359, 0.01529, -0.1099, 0.1211, 0.05077, -0.06358, 0.007628, -0.1703, 0.02164, 0.08779, -0.01528, -0.08435, -0.008106, 0.1868, 0.1541], "z": [0.04228, -0.0005532, 0.09206, -0.1219, -0.1052, -0.1428, 0.04687, 0.03642, -0.03481, 0.01889, 0.07582, 0.03157, -0.1402, 0.1381, -0.01256, 0.1259, -0.06333, 0.08771, -0.08705, -0.04834]}], "layout": {"annotations": [{"font": {"size": 16}, "showarrow": false, "text": "PCA 2D", "x": 0.225, "xanchor": "center", "xref": "paper", "y": 1, "yanchor": "bottom", "yref": "paper"}, {"font": {"size": 16}, "showarrow": false, "text": "PCA 3D", "x": 0.775, "xanchor": "center", "xref": "paper", "y": 1, "yanchor": "bottom", "yref": "paper"}], "height": 600, "scene": {"domain": {"x": [0.55, 1], "y": [0, 1]}}, "showlegend": false, "title": {"text": "PCA 2D y 3D"}, "width": 1200, "xaxis": {"anchor": "y", "domain": [0, 0.45]}, "yaxis": {"anchor": "x", "domain": [0, 1]}}}
